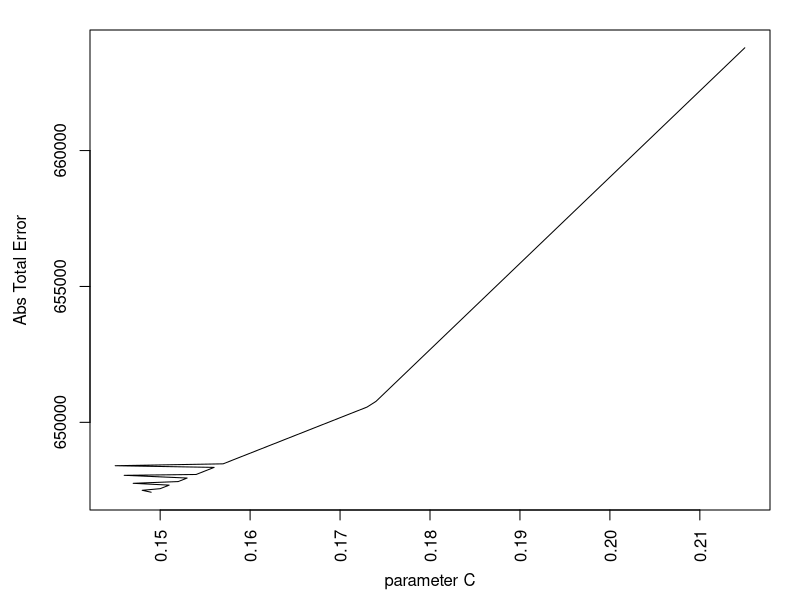

The R script that drew this image:
rm(list=ls())
library(openxlsx)
library(Cairo)

#####Model adjusting
data_adj = read.xlsx("data_adjust.xlsx",sheet = 1)
fun_xm = function(x){exp(-0.437*x)+0.013}
fun_ym = function(x){exp(-0.2644*x)+0.0035}
fun_sd = function(x){exp(-0.372*x)+0.003}

fun_c = function(c,k,s){
  val = k*T_sum - data_adj[s,3]
  pro_new = c(sum(fun_xm(1:n_xm)),sum(fun_ym(1:n_ym)),sum(fun_sd(1:n_sd)))+n_list*c*pro_stapplesInProv[,s]
  val = val-sum(K_vec[pro_stapplesInProv[,s]!=0]*pro_new[pro_stapplesInProv[,s]!=0])
  return(val)
}

n_xm = 30; n_ym = 41; n_sd = 59
n_list = c(n_xm,n_ym,n_sd)
pro_notStaple = round(data_adj[,2]/sum(data_adj[,2]),digits = 4)

pro_stapplesInProv = apply(data_adj[,4:6],1,FUN = function(x){
  temp_X = x*c(sum(fun_xm(1:n_xm)),sum(fun_ym(1:n_ym)),sum(fun_sd(1:n_sd)))
  round(temp_X/sum(temp_X),digits = 4)})
colnames(pro_stapplesInProv) = data_adj[,1]
T_sum = sum(data_adj[,3])

ret_paraC = data.frame(province=character(),dA_ori=numeric(),dA=numeric(),c_min=numeric(),c_max=numeric(),c_optim=numeric(),a=numeric(),pro_dA=numeric())
for(s in 1:length(pro_notStaple)){
  k = pro_notStaple[s]
  K_vec = sapply(4:6,function(x){k*sum(data_adj[-s,x])+(k-1)*data_adj[s,x]})
  
  A_staple_ori = sum(data_adj[s,4:6]*sapply(pro_stapplesInProv[,s],function(x){ifelse(x==0,0,1)})*
                       c(sum(fun_xm(1:n_xm)),sum(fun_ym(1:n_ym)),sum(fun_sd(1:n_sd))))
  A_notStaple_ori = k*(T_sum-sum(sapply(4:6,function(x){sum(data_adj[,x])})*sapply(pro_stapplesInProv[,s],function(x){ifelse(x==0,0,1)})*
                                   c(sum(fun_xm(1:n_xm)),sum(fun_ym(1:n_ym)),sum(fun_sd(1:n_sd)))))
  B_s = data_adj[s,3]
  dA_ori = A_staple_ori+A_notStaple_ori-B_s
  
  set_step = 0.01
  c_min = -c(fun_xm(n_xm),fun_ym(n_ym),fun_sd(n_sd))*sapply(pro_stapplesInProv[,s],function(x){ifelse(x==0,0,1/x)})
  c_min = max(c_min[which(pro_stapplesInProv[,s]!=0)])
  c_max = (1-c(fun_xm(1),fun_ym(1),fun_sd(1)))*sapply(pro_stapplesInProv[,s],function(x){ifelse(x==0,0,1/x)})
  c_max = min(c_max[which(pro_stapplesInProv[,s]!=0)])
  tx = seq(c_min,c_max,by=set_step)
  if(!any(tx==0)){
    tx = append(tx,0)
  }
  if(!any(tx==c_max)){
    tx = append(tx,c_max)
  }
  ty=sapply(tx,FUN = function(x){fun_c(c=x,k=k,s=s)})
  data_temp = data.frame(tx,ty)
  c_optim = data_temp$tx[which.min(abs(data_temp$ty))]
  pro_new_sum = c(sum(fun_xm(1:n_xm)),sum(fun_ym(1:n_ym)),sum(fun_sd(1:n_sd)))+n_list*c_optim*pro_stapplesInProv[,s]
  
  A_staple = sum(data_adj[s,4:6]*pro_new_sum)
  A_notStaple = k*(T_sum-sum(sapply(4:6,function(x){sum(data_adj[,x])})*pro_new_sum))
  dA = A_staple+A_notStaple-B_s
  pro_dA = dA/B_s
  ret_paraC = rbind(ret_paraC,data.frame(province=data_adj[s,1],dA_ori,dA,c_min,c_max,c_optim,pro_dA))
}
detail_paras = ret_paraC[order(abs(ret_paraC$pro_dA),decreasing = T),]
write.csv(ret_paraC,"detail_paras.csv",row.names = F)


sum_temp = apply(data_adj[,4:6],2,sum)*c(sum(fun_xm(1:n_xm)),sum(fun_ym(1:n_ym)),sum(fun_sd(1:n_sd)))
k_total = round(sum_temp/sum(sum_temp),digits = 4)
fun_error = function(x,k_s,A_s,B_s){
  A_staple_all = sum(apply(data_adj[,4:6],2,sum)*(c(sum(fun_xm(1:n_xm)),sum(fun_ym(1:n_ym)),sum(fun_sd(1:n_sd)))+n_list*k_total*x))
  A_notStaple_s = (T_sum-A_staple_all)*k_s
  A_staple_s = sum(A_s*(c(sum(fun_xm(1:n_xm)),sum(fun_ym(1:n_ym)),sum(fun_sd(1:n_sd)))+n_list*k_total*x))
  return(abs(A_staple_s+A_notStaple_s-B_s))
}
c_list = unique(ret_paraC$`c_optim`)
c_list = seq(0.145,0.215,by=0.001)
total_error = numeric(length = length(c_list))
for(i in 1:length(c_list)){
  c_test = c_list[i]
  total_error[i] = sum(sapply(1:length(pro_notStaple),FUN = function(x){fun_error(c_test,pro_notStaple[x],data_adj[x,4:6],data_adj[x,3])}))
}
para_optimC = c_list[which.min(total_error)]
para_optimC
error_list = data.frame(c_list,total_error)
error_list = error_list[order(error_list$total_error),]
write.csv(error_list,"error_list.csv",row.names = F)
para_optimC*k_total

par(mai=c(0.9,0.9,0.3,0.3),las=3)
plot(error_list,type="l",xlab = "parameter C",ylab = "Abs Total Error")
